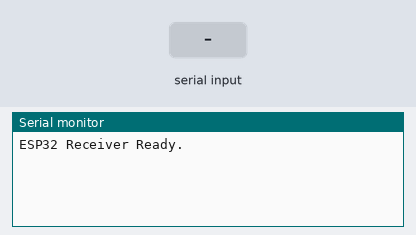
A sketch run on a simulated ESP32. On the bench: the last lines printed to the serial monitor. The inputs (shaded band) are chosen by the test bench.

Above: at 1.2 s.
1.3 s: "1" received over the second serial link
At 1.9 s:
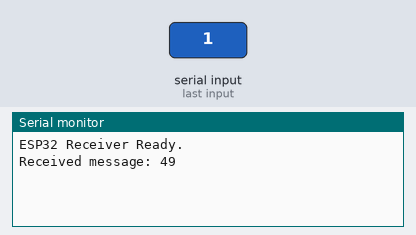
2.8 s: "0" received over the second serial link
At 4.0 s:
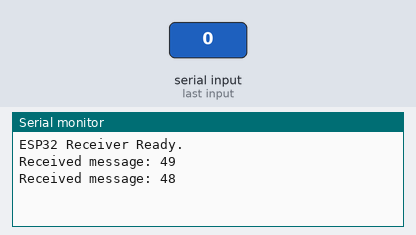
4.3 s: "2" received over the second serial link
At 5.3 s:
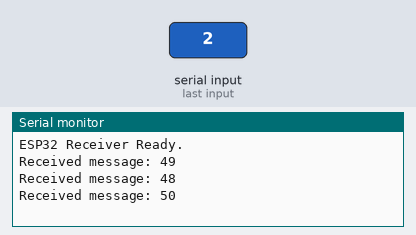

The sketch:

uart_esp32.ino
```cpp
#define TX_PIN 17
#define RX_PIN 16
#define BAUD_RATE 115200

HardwareSerial mySerial(1);  // Use hardware serial 1 (you can use 0, 1, or 2)

void setup() {
  // Initialize Serial Monitor
  Serial.begin(115200);
  while (!Serial);

  // Initialize UART communication
  mySerial.begin(BAUD_RATE, SERIAL_8N1, RX_PIN, TX_PIN);
  Serial.println("ESP32 Receiver Ready.");
}

void loop() {
  // Check if data is available to read
  if (mySerial.available() > 0) {
    // Read and display the received data
    byte receivedMessage = mySerial.read();
    Serial.print("Received message: ");
    Serial.println(receivedMessage);
  }
}
```

Measured:
- after the input at 1.3 s, the serial monitor: prints a new line at once (image 1)
- after the input at 2.8 s, the serial monitor: prints a new line at once (image 2)
- after the input at 4.3 s, the serial monitor: prints a new line at once (image 3)
